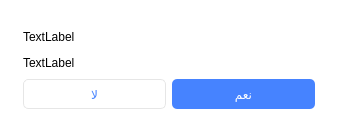
<?xml version="1.0" encoding="UTF-8"?>
<ui version="4.0">
 <class>Dialog</class>
 <widget class="QDialog" name="Dialog">
  <property name="geometry">
   <rect>
    <x>0</x>
    <y>0</y>
    <width>338</width>
    <height>132</height>
   </rect>
  </property>
  <property name="windowTitle">
   <string>Dialog</string>
  </property>
  <property name="styleSheet">
   <string notr="true">QDialog{background: transparent;}
</string>
  </property>
  <layout class="QHBoxLayout" name="horizontalLayout">
   <item>
    <widget class="QGroupBox" name="groupBox">
     <property name="styleSheet">
      <string notr="true">QGroupBox{margin-top:0;color: #ffffff;border-radius:5px;}</string>
     </property>
     <property name="title">
      <string/>
     </property>
     <layout class="QVBoxLayout" name="verticalLayout">
      <item>
       <widget class="QLabel" name="title">
        <property name="text">
         <string>TextLabel</string>
        </property>
       </widget>
      </item>
      <item>
       <widget class="QLabel" name="massage">
        <property name="text">
         <string>TextLabel</string>
        </property>
       </widget>
      </item>
      <item>
       <layout class="QHBoxLayout" name="horizontalLayout_2">
        <item>
         <widget class="QPushButton" name="nobtn">
          <property name="minimumSize">
           <size>
            <width>0</width>
            <height>30</height>
           </size>
          </property>
          <property name="styleSheet">
           <string notr="true">QPushButton {
border-radius:5px;
border:1px solid #e6e6e6;
background-color: #ffffff;
color: #4683ff;
font-family:Roboto, 'Segoe UI', Tahoma, sans-serif;
padding-left:15px;
padding-right:15px;}
QPushButton::hover {background-color:#ecf2ff;}</string>
          </property>
          <property name="text">
           <string>لا</string>
          </property>
         </widget>
        </item>
        <item>
         <widget class="QPushButton" name="okbtn">
          <property name="minimumSize">
           <size>
            <width>0</width>
            <height>30</height>
           </size>
          </property>
          <property name="styleSheet">
           <string notr="true">QPushButton {
border-radius:5px;
background-color: #4683ff;
color: #ffffff;
font-family:Roboto, 'Segoe UI', Tahoma, sans-serif;
padding-left:15px;
padding-right:15px;}
QPushButton::hover {background-color:#568dff;}</string>
          </property>
          <property name="text">
           <string>نعم</string>
          </property>
         </widget>
        </item>
       </layout>
      </item>
     </layout>
    </widget>
   </item>
  </layout>
 </widget>
 <resources/>
 <connections/>
</ui>
